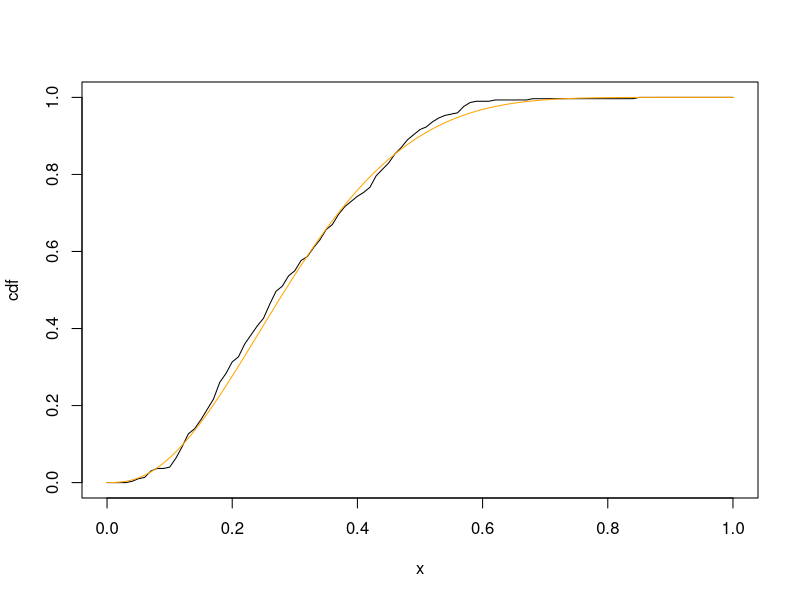
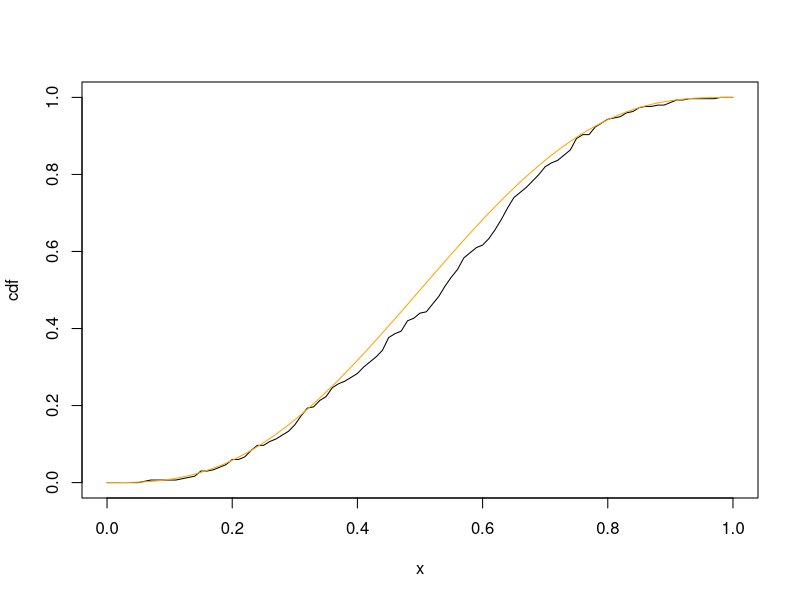

These charts were generated, in order, by the following R code: (Note: this script raises an error after producing the figures.)
## ---- chunk 1
my_rbeta <- function(n, a, b){
  
  if(a <= 1 || b <= 1){
    stop("Acceptance-rejection sampling for the beta distribution requires a,b > 1")
  }
  
  # calculate the mode and the max value c 
  # (recall we are using a uniform distribution as our candidate g)
  tmax <- (a - 1)/(a + b - 2)
  c <- dbeta(tmax, a, b)
  
  x <- rep(NA, n) # vector to store the samples we take
  k <- 0 # number of acceptances
  while(k < n){
    y <- runif(1)
    u <- runif(1)
    # if u < f(y)/(cg(y)), keep y and update count
    if(u < dbeta(y, a, b)/c){
      k <- k + 1
      x[k] <- y
    }
  }
  return(x)
}
## ---- chunk 2
gridpts <- seq(0, 1, 0.01)

x <- my_rbeta(300, 2.7, 6.3)
plot(gridpts, ecdf(x)(gridpts), type="l", xlab="x", ylab="cdf")
lines(gridpts, pbeta(gridpts, 2.7, 6.3), type="l", col="orange")
## ---- chunk 3
gridpts <- seq(0, 1, 0.01)

x <- my_rbeta(300, 3, 3)
plot(gridpts, ecdf(x)(gridpts), type="l", xlab="x", ylab="cdf")
lines(gridpts, pbeta(gridpts, 3, 3), type="l", col="orange")
## ---- chunk 4
x <- my_rbeta(10, 0.5, 2)
